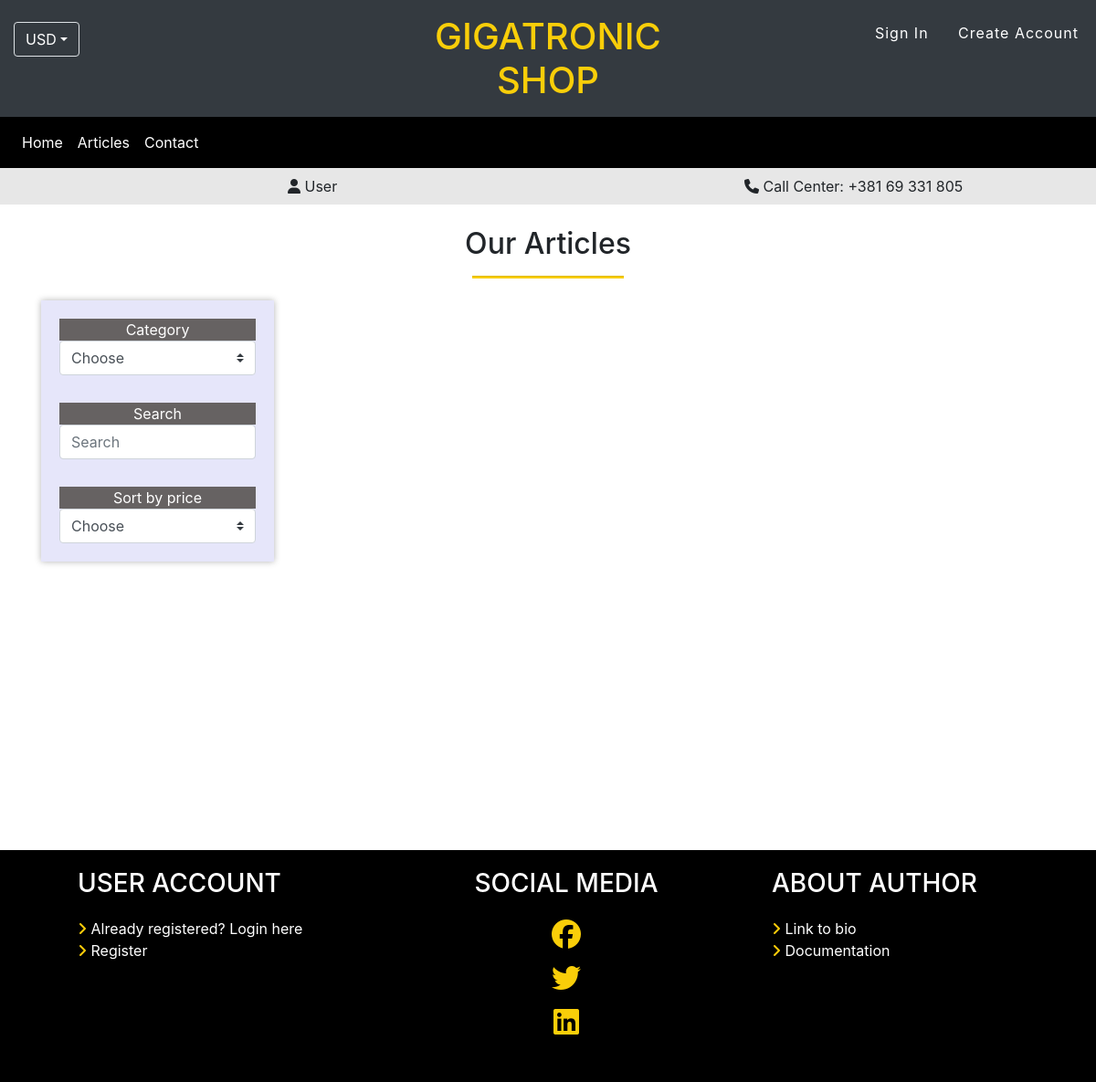
Screenshot of /index.php?page=articles with the database file from the repository.
### tables this page shows
CREATE TABLE `menu` (
  `idMenu` int(30) NOT NULL,
  `menuLink` varchar(255) NOT NULL,
  `menuText` varchar(255) NOT NULL,
  `idMenuGroup` int(11) NOT NULL
);

### config/connection.php (called while the page is built, shortened)
<?php
try {
    $conn = new PDO("mysql:host=".SERVER.";dbname=".DBNAME.";charset=utf8", USERNAME, PASSWORD);
    $conn->setAttribute(PDO::ATTR_DEFAULT_FETCH_MODE, PDO::FETCH_OBJ);
    $conn->setAttribute(PDO::ATTR_ERRMODE, PDO::ERRMODE_EXCEPTION);
} catch (PDOException $ex) {
    recordErrors($ex->getMessage());
}
function executeQuery($query) {
    global $conn;
    return $conn->query($query)->fetchAll();
}

### models/functions.php (called while the page is built, shortened)
<?php
function getMenuForAllUsers()
{
    try {
        return executeQuery("SELECT * FROM menu WHERE idMenuGroup = 1");
    } catch (PDOException $ex) {
        recordErrors($ex->getMessage());
    }
}

### views/pages/articles.php (the view, shortened to what this page needs)
<div class="container">
    <h2 class="text-center mt-4">Our Articles</h2>
    <hr class="underTitle mb-4" />
    <div class="row">
        <div class="col-lg-3 text-center articlesFilters">
            <form action="" method="GET" class="boxed-form">
                <div id="filter-div" class="toggle-menu">
                    <p>Category</p>
                    <select name="ddlCategoryShow" id="ddlCategoryShow" class="custom-select">
                        <option value="0">Choose</option>
                    </select>
                    <p>Search</p>
                    <div class="form-group">
                        <input type="text" class="form-control" id="searchArticles" placeholder="Search" />
                    </div>
                    <p>Sort by price</p>
                    <select name="ddlSort" id="ddlSort" class="custom-select">
                        <option value="0">Choose</option>
                    </select>
                </div>
            </form>
        </div>
        <div id="allArticles" class="col-lg-9">
        </div>
        <div id="pagination">
        </div>
    </div>
</div>

### views/fixed/header.php (shortened to what this page needs)
<header>
    <div class="container-fluid">
        <div class="row bg-dark">
            <div class="col-12 col-sm-12 col-md-4">
                <div class="btn-group">
                    <button class="btn border dropdown-toggle my-2 my-md-4 text-white" data-toggle="dropdown" aria-haspopup="true" aria-expanded="false">USD</button>
                </div>
            </div>
            <div class="col-12 col-md-4 text-center">
                <a href="#">
                    <h1 class="my-md-3 site-title primary-color text-uppercase">Gigatronic Shop</h1>
                </a>
            </div>
            <div class="col-12 col-md-4 text-right">
                <p class="my-md-4 header-links">
                    <?php if (!isset($_SESSION['user'])) : ?>
                        <a href="#" class="px-4" data-target="#loginModal" data-toggle="modal">Sign In</a>
                        <a href="#" class="px-1" data-target="#registrationModal" data-toggle="modal">Create Account</a>
                    <?php else : ?>
                        <a href="models/logout.php">Logout</a>
                    <?php endif; ?>
                </p>
            </div>
        </div>
    </div>
    <div class="container-fluid p-0">
        <nav class="navbar navbar-expand-lg navbar-light bg-darkest">
            <div class="collapse navbar-collapse" id="navbarNav">
                <ul class="navbar-nav">
                    <?php
                    $menuVisitors = getMenuForAllUsers();
                    foreach ($menuVisitors as $mv) :
                    ?>
                        <li class="nav-item active">
                            <a class="nav-link" href="index.php?page=<?= $mv->menuLink ?>"><?= $mv->menuText ?></a>
                        </li>
                    <?php endforeach; ?>
                </ul>
            </div>
        </nav>
    </div>
    <div class="container-fluid gray-container py-2 ">
        <div class="row">
            <div class="col-md-3"></div>
            <div class="col-md-5">
                <i class="fa fa-user"></i>
                <span class="mr-4">
                    User
                </span>
            </div>
            <div class="col-md-4">
                <i class="fa fa-phone"></i>
                <span>Call Center: </span>
                <span>+381 69 331 805</span>
            </div>
        </div>
    </div>
</header>

### assets/css/style.css (style rules this page uses)
:root { --primary-color: #f9ce09; }
body, html { font-family: "Lato", sans-serif; overflow-x: hidden; }
a { text-decoration: none !important; }
ul { list-style: none; }
.underTitle { width: 15%; height: 2px; background-color: var(--primary-color); }
.bg-darkest { background-color: #000; }
.bg-darkest a { color: #fff !important; }
.primary-color { color: var(--primary-color); }
.header-links a { letter-spacing: 1px; color: #fff; }
.gray-container { background-color: #e7e7e7; }
.boxed-form { background-color: lavender; box-shadow: 0 0 7px rgba(0, 0, 0, 0.3); padding: 20px; }
#filter-div p { background-color: rgb(102, 98, 98); color: #fff; text-align: center; margin-bottom: 0; }
#filter-div p:not(:first-child) { margin-top: 30px; }
#allArticles { display: flex; flex-wrap: wrap; }
#pagination { text-align: center; margin: 0 auto; }

### rows the page displays
menu: menuText "Home"
menu: menuText "Articles"
menu: menuText "Contact"
